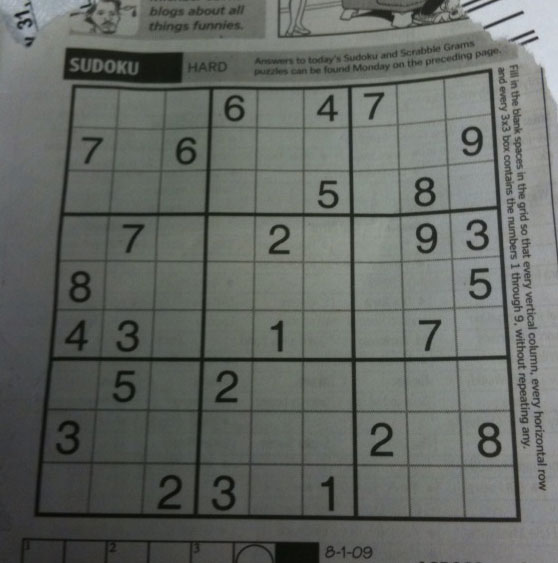
#> input picture utils/sudoku.png, 558 x 563 px, found by its file name
$ jupyter execute lab.ipynb   (shell and % lines are left out)
#> lines starting #> are read from the running program, lines starting #| are printed output that depends on the picture
<a href="https://colab.research.google.com/github/wlcosta/es235_pdi/blob/master/11_hough_linhas/lab.ipynb" target="_parent"></a>

## Aula 11 - Transformada de Hough - Detecção de Linhas

Vamos aplicar a Transformada de Hough usando o OpenCV para **detecção de linhas**.

Vamos importar as bibliotecas necessárias:

[cell 1]
import cv2 # OpenCV
import matplotlib.pyplot as plt # Matplotlib
import numpy as np # Numpy

Agora, carregaremos a imagem de testes. Que tal usar uma imagem de exemplo do slide?

[cell 2]
img = cv2.imread('sudoku.png', 0)
#> img: shape (563, 558); min 7, max 218, mean 101.8
plt.imshow(img, cmap="gray")

O primeiro passo é detectar as bordas da imagem. Usaremos o [Canny Edge](https://docs.opencv.org/3.4/dd/d1a/group__imgproc__feature.html#ga2a671611e104c093843d7b7fc46d24af) para isso.

[cell 3]
bordas = cv2.Canny(img, 50, 200)
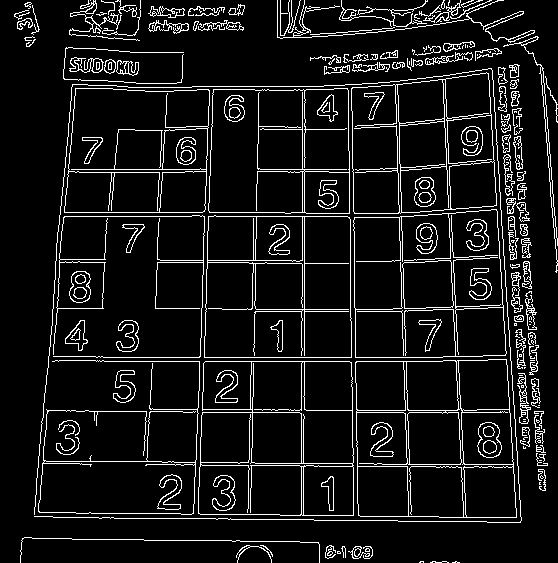
#> bordas: shape (563, 558); 8.7% white in thin lines or dots
plt.imshow(bordas, cmap="gray")

A transformada nos dará uma lista de linhas que iremos manipular para desenhar as linhas detectadas na imagem. Usaremos a função [cv2.HoughLines()](https://docs.opencv.org/3.4/dd/d1a/group__imgproc__feature.html#ga46b4e588934f6c8dfd509cc6e0e4545a) para aplicar a Transformada de Hough.

[cell 4]
linhas = cv2.HoughLines(bordas, 1, np.pi / 180, 150, None, 0, 0)
#> linhas = 62 rows, first 8: [361, 1.57], [357, 1.57], [304, 0], [212, 0.0349], [216, 0.0349], [216, 1.57], [-349, 3.12], [169, 1.57]

[cell 5]
print(linhas)
#| [[[ 3.6100000e+02  1.5707964e+00]]
#|  [[ 3.5700000e+02  1.5707964e+00]]
#|  [[ 3.0400000e+02  0.0000000e+00]]
#|  [[ 2.1200000e+02  3.4906585e-02]]
#|  [[ 2.1600000e+02  3.4906585e-02]]
#|  [[ 2.1600000e+02  1.5707964e+00]]
#|  [[-3.4900000e+02  3.1241393e+00]]
#|  [[ 1.6900000e+02  1.5707964e+00]]
#|  [[ 2.1200000e+02  1.5707964e+00]]
#|  [[-3.9300000e+02  3.1066861e+00]]
#|  [[ 4.1200000e+02  1.5707964e+00]]
#|  [[-4.3600000e+02  3.0892327e+00]]
#> (further printed lines are left out)

[cell 6]
bordas_copia = cv2.cvtColor(bordas, cv2.COLOR_GRAY2BGR)
#> bordas_copia: shape (563, 558, 3); 8.7% white in thin lines or dots

for linha in linhas:
    rho,theta = linha[0]
    a = np.cos(theta)
    b = np.sin(theta)
    x0 = a*rho
    y0 = b*rho
    x1 = int(x0 + 1000*(-b))
    y1 = int(y0 + 1000*(a))
    x2 = int(x0 - 1000*(-b))
    y2 = int(y0 - 1000*(a))
    cv2.line(bordas_copia,(x1,y1),(x2,y2),(0,255,0),2)
#> this loop made 62 passes
#> (rho, theta, a, b, x0, y0, x1, y1) on passes 1 to 12: (361, 1.57, -4.37e-08, 1, -1.58e-05, 361, -1000, 360), (357, 1.57, -4.37e-08, 1, -1.56e-05, 357, -1000, 356), (304, 0, 1, 0, 304, 0, 304, 1000), (212, 0.0349, 0.999, 0.0349, 211.9, 7.4, 176, 1006), (216, 0.0349, 0.999, 0.0349, 215.9, 7.54, 180, 1006), (216, 1.57, -4.37e-08, 1, -9.44e-06, 216, -1000, 215), (-349, 3.12, -1, 0.0175, 348.9, -6.09, 331, -1005), (169, 1.57, -4.37e-08, 1, -7.39e-06, 169, -1000, 168), (212, 1.57, -4.37e-08, 1, -9.27e-06, 212, -1000, 211), (-393, 3.11, -0.999, 0.0349, 392.8, -13.72, 357, -1013), (412, 1.57, -4.37e-08, 1, -1.8e-05, 412, -1000, 411), (-436, 3.09, -0.999, 0.0523, 435.4, -22.82, 383, -1021)
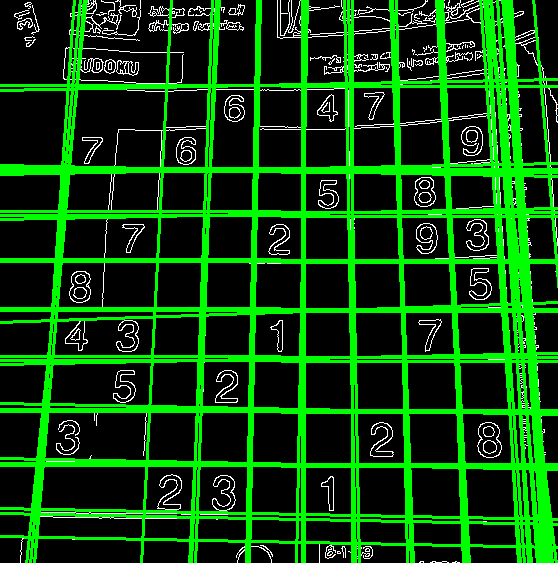
#> bordas_copia: shape (563, 558, 3); mean B, G, R 8.9, 70, 8.9

[cell 7]
plt.imshow(bordas_copia)

O limiar é um parâmetro que pode ser tunado pra mudar o resultado dado pelo processo. Vamos experimentar mudar esse parâmetro e ver a mudança do resultado:

*Obs*: como isso é bastante custoso, cuidado com o slider!

[cell 8]
l = 150#@param {type:"slider", min:50, max:200, step:1}
linhas = cv2.HoughLines(bordas, 1, np.pi / 180, l, None, 0, 0)
bordas_copia = cv2.cvtColor(bordas, cv2.COLOR_GRAY2BGR)

for linha in linhas:
    rho,theta = linha[0]
    a = np.cos(theta)
    b = np.sin(theta)
    x0 = a*rho
    y0 = b*rho
    x1 = int(x0 + 1000*(-b))
    y1 = int(y0 + 1000*(a))
    x2 = int(x0 - 1000*(-b))
    y2 = int(y0 - 1000*(a))
    cv2.line(bordas_copia,(x1,y1),(x2,y2),(0,0,255),2)
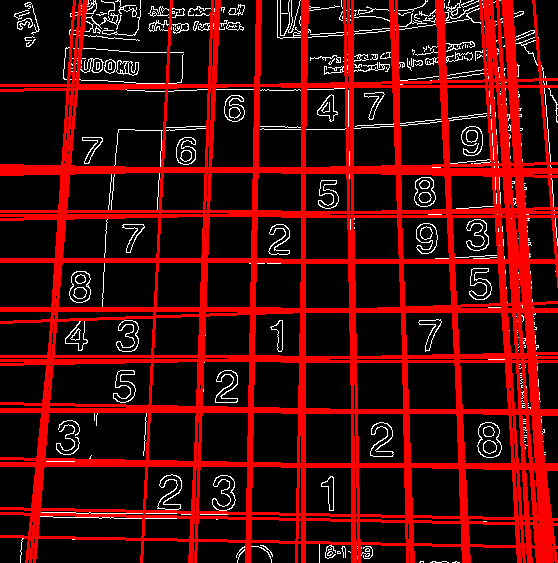
#> bordas_copia: shape (563, 558, 3); mean B, G, R 8.9, 8.9, 70

fig, ax = plt.subplots(1, 1, figsize=(12, 9))
fig.subplots_adjust(hspace=0, wspace=0)

ax.set_title("Limiar: %d" % (l), fontsize=16)
ax.imshow(bordas_copia)

Uma outra opção é usar a Transformada de Hough probabilística. O processo é o mesmo, mas o método agora é o [cv2.HoughLinesP](https://docs.opencv.org/3.4/dd/d1a/group__imgproc__feature.html#ga8618180a5948286384e3b7ca02f6feeb). A Transformação de Hough probabilística é uma otimização da Transformada de Hough vista anteriormente. Não leva todos os pontos em consideração. Possui dois novos argumentos:

* minLineLength - O número mínimo de pontos que podem formar uma linha.
* maxLineGap - O intervalo máximo entre dois pontos a serem considerados na mesma linha.

[cell 9]
linhas_P = cv2.HoughLinesP(bordas, 1, np.pi / 180, 50, minLineLength=100, maxLineGap=10)

[cell 10]
bordas_copia = cv2.cvtColor(bordas, cv2.COLOR_GRAY2BGR)
for linha in linhas_P:
    x1, y1, x2, y2 = linha[0] # Retorna apenas dois pontos
    cv2.line(bordas_copia, (x1, y1), (x2, y2), (0, 255, 0), 3)
#> this loop made 68 passes
#> linha on passes 1 to 12: [[96, 361, 442, 361]], [[59, 216, 347, 216]], [[304, 418, 304, 86]], [[355, 320, 357, 491]], [[401, 211, 411, 521]], [[208, 230, 213, 86]], [[200, 356, 203, 254]], [[448, 209, 464, 521]], [[96, 357, 442, 357]], [[514, 137, 532, 405]], [[258, 169, 384, 169]], [[448, 155, 459, 383]]
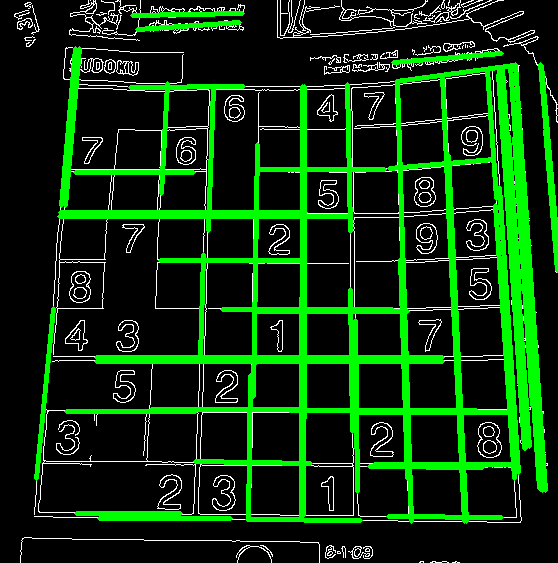
#> bordas_copia: shape (563, 558, 3); mean B, G, R 12, 50.9, 12

[cell 11]
plt.imshow(bordas_copia)

Usando a transformada probabilística, temos mais liberdade para tunar parâmetros. Vamos mudar os parâmetros do limiar, o número mínimo de pontos para formar uma linha e a separação máxima dos pontos para serem considerados a mesma linha:

[cell 12]
limiar = 50 #@param {type:"slider", min:50, max:200, step:1}
menorTamanhoLinha=70 #@param {type:"slider", min:50, max:100, step:1}
maiorSeparacaoLinha=12 #@param {type:"slider", min:10, max:20, step:1}

linhas_P = cv2.HoughLinesP(bordas, 1, np.pi / 180, limiar, minLineLength=menorTamanhoLinha, maxLineGap=maiorSeparacaoLinha)

bordas_copia = cv2.cvtColor(bordas, cv2.COLOR_GRAY2BGR)
for linha in linhas_P:
    x1, y1, x2, y2 = linha[0] # Retorna apenas dois pontos
    cv2.line(bordas_copia, (x1, y1), (x2, y2), (0, 255, 0), 3)
#> this loop made 128 passes
#> linha on passes 1 to 12: [[96, 361, 458, 361]], [[59, 216, 347, 216]], [[304, 418, 304, 86]], [[354, 263, 358, 520]], [[401, 211, 411, 521]], [[201, 436, 207, 252]], [[195, 476, 200, 338]], [[446, 163, 462, 486]], [[510, 82, 532, 405]], [[258, 169, 421, 169]], [[96, 357, 442, 357]], [[447, 136, 464, 478]]
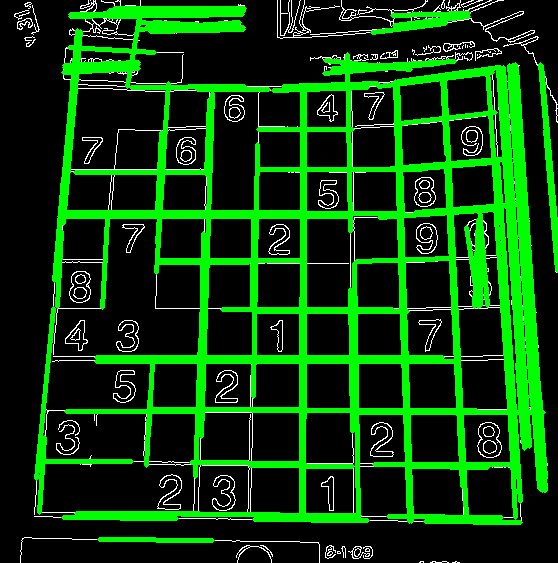
#> bordas_copia: shape (563, 558, 3); mean B, G, R 8.4, 62.7, 8.4

fig, ax = plt.subplots(1, 1, figsize=(12, 9))
fig.subplots_adjust(hspace=0, wspace=0)
ax.set_title("Limiar: %d - Menor tamanho: %d - Maior Separação: %d" % (limiar, menorTamanhoLinha, maiorSeparacaoLinha), fontsize=16)
ax.imshow(bordas_copia)

Que tal fazer você mesmo? Carregue a imagem a seguir e aplique a transformada de Hough (Pode ser a probabilística ou a normal). Lembre-se de usar os parâmetros corretamente.

[cell 13]
desktop = cv2.imread('desktop5.png', 0)
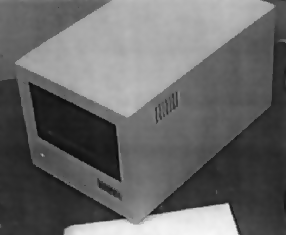
#> input picture utils/desktop5.png, 286 x 235 px, found by its file name
#> desktop is the input picture: shape (235, 286); min 9, max 248, mean 104.1
plt.imshow(desktop, 'gray')
